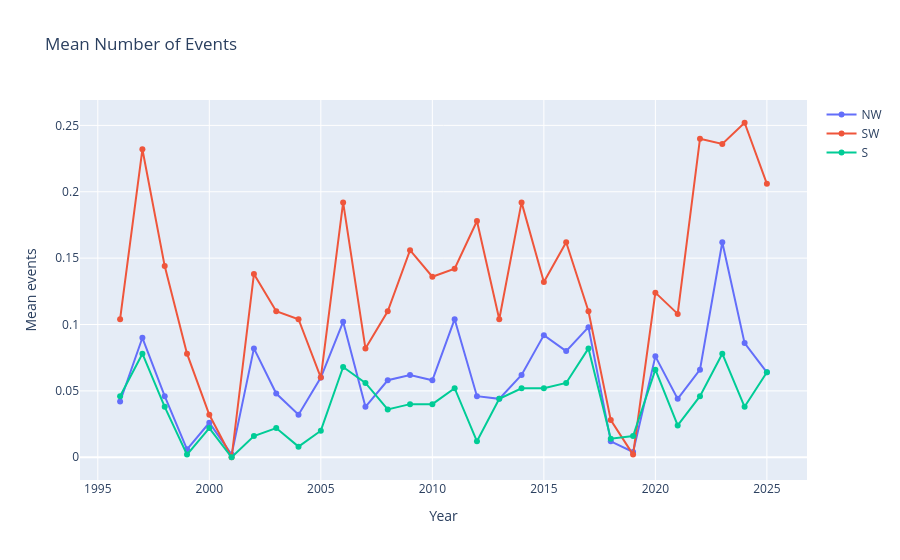

The cell this chart's notebook holds for it:
### Code cell
meanNEventsNW = [[i, yearDict[i].table.loc['n_events', ('NW', 'mean')]] for i in range(1982,2026)]
meanNEventsSW = [[i, yearDict[i].table.loc['n_events', ('SW', 'mean')]] for i in range(1982,2026)]
meanNEventsS = [[i, yearDict[i].table.loc['n_events', ('S', 'mean')]] for i in range(1982,2026)]

dfNW = pd.DataFrame(
    meanNEventsNW,
    columns=['Year', 'Mean_N_Events']
)

dfSW = pd.DataFrame(
    meanNEventsSW,
    columns=['Year', 'Mean_N_Events']
)
dfS = pd.DataFrame(
    meanNEventsS,
    columns=['Year', 'Mean_N_Events']
)

fig = go.Figure()

fig.add_trace(
    go.Scatter(
        x=dfNW['Year'],
        y=dfNW['Mean_N_Events'],
        mode='lines+markers',
        name='NW'
    )
)
fig.add_trace(
    go.Scatter(
        x=dfSW['Year'],
        y=dfSW['Mean_N_Events'],
        mode='lines+markers',
        name='SW'
    )
)
fig.add_trace(
    go.Scatter(
        x=dfS['Year'],
        y=dfS['Mean_N_Events'],
        mode='lines+markers',
        name='S'
    )
)

fig.update_layout(
    title="Mean Number of Events",
    xaxis_title="Year",
    yaxis_title="Mean events"
)

fig.show()

### Figure 1 — Plotly figure (JSON) as saved in the notebook; plotly's stock layout.template omitted (floating-point values rounded to 4 significant figures)
{"data": [{"mode": "lines+markers", "name": "NW", "type": "scatter", "x": [1996, 1997, 1998, 1999, 2000, 2001, 2002, 2003, 2004, 2005, 2006, 2007, 2008, 2009, 2010, 2011, 2012, 2013, 2014, 2015, 2016, 2017, 2018, 2019, 2020, 2021, 2022, 2023, 2024, 2025], "y": [0.042, 0.09, 0.046, 0.006, 0.026, 0.002, 0.082, 0.048, 0.032, 0.06, 0.102, 0.038, 0.058, 0.062, 0.058, 0.104, 0.046, 0.044, 0.062, 0.092, 0.08, 0.098, 0.012, 0.004, 0.076, 0.044, 0.066, 0.162, 0.086, 0.064]}, {"mode": "lines+markers", "name": "SW", "type": "scatter", "x": [1996, 1997, 1998, 1999, 2000, 2001, 2002, 2003, 2004, 2005, 2006, 2007, 2008, 2009, 2010, 2011, 2012, 2013, 2014, 2015, 2016, 2017, 2018, 2019, 2020, 2021, 2022, 2023, 2024, 2025], "y": [0.104, 0.232, 0.144, 0.078, 0.032, 0.0, 0.138, 0.11, 0.104, 0.06, 0.192, 0.082, 0.11, 0.156, 0.136, 0.142, 0.178, 0.104, 0.192, 0.132, 0.162, 0.11, 0.028, 0.002, 0.124, 0.108, 0.24, 0.236, 0.252, 0.206]}, {"mode": "lines+markers", "name": "S", "type": "scatter", "x": [1996, 1997, 1998, 1999, 2000, 2001, 2002, 2003, 2004, 2005, 2006, 2007, 2008, 2009, 2010, 2011, 2012, 2013, 2014, 2015, 2016, 2017, 2018, 2019, 2020, 2021, 2022, 2023, 2024, 2025], "y": [0.046, 0.078, 0.038, 0.002, 0.022, 0.0, 0.016, 0.022, 0.008, 0.02, 0.068, 0.056, 0.036, 0.04, 0.04, 0.052, 0.012, 0.044, 0.052, 0.052, 0.056, 0.082, 0.014, 0.016, 0.066, 0.024, 0.046, 0.078, 0.038, 0.064]}], "layout": {"title": {"text": "Mean Number of Events"}, "xaxis": {"title": {"text": "Year"}}, "yaxis": {"title": {"text": "Mean events"}}}}
